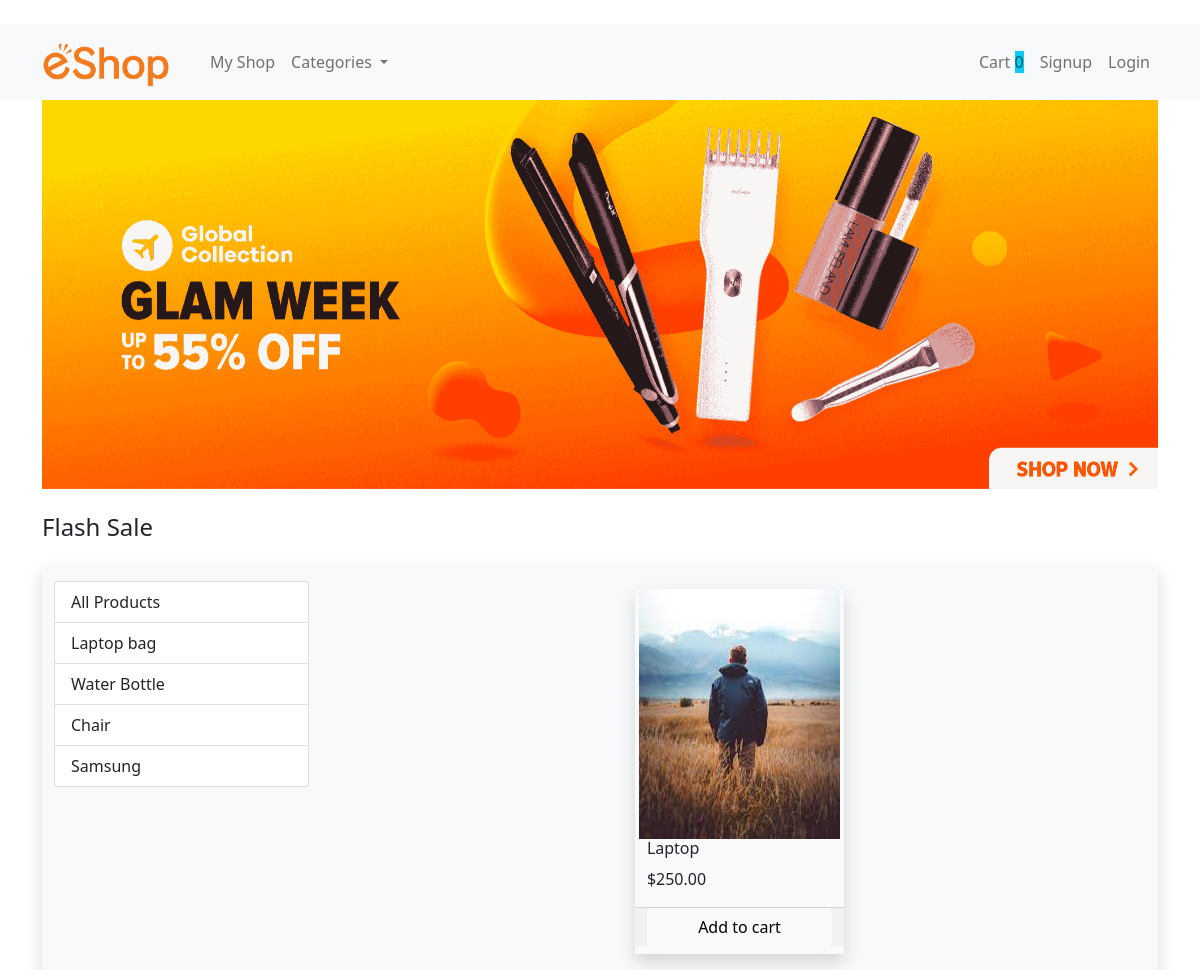
/?category=1, run on the app's committed database.
### store/models.py (models this page shows, shortened)
class Category(models.Model):
    name = models.CharField(max_length=50)
    description = models.CharField(max_length=100)
    image = models.ImageField(upload_to='uploads/category/')
    @staticmethod
    def get_all_categories():
        return Category.objects.all()

class Product(models.Model):
    title = models.CharField(max_length=50)
    description = models.CharField(max_length=100)
    category = models.ForeignKey(Category, related_name='category', on_delete=CASCADE,default=1)
    stock = models.PositiveIntegerField(default=0)
    price = models.DecimalField(default=0.0,max_digits=6,decimal_places=2)
    discount = models.PositiveIntegerField(default=0)
    image = models.ImageField(upload_to='uploads/product/')
    @staticmethod
    def get_products_by_id(category_id):
        if category_id:
            return Product.objects.filter(category=category_id)
        else:
            return Product.get_products()

### store/views.py (the view, shortened to what this page needs)
# urls.py: path('', views.Index.as_view(), name="homepage"),
class Index(View):
    def get(self, request):
        products = None
        categories = Category.get_all_categories()
        categoryid = request.GET.get('category')
        if categoryid:
            products = Product.get_products_by_id(categoryid)
        else:
            products = Product.get_products()
        data = {}
        data['products'] = products
        data['categories'] = categories
        return render(request, 'index.html', data)

### store/templatetags/custom_filter.py (called while the page is built)
@register.filter(name='currency')
def currency(number):
    return "$"+ str(number)

### store/templates/index.html (shortened to what this page needs)
{% extends 'base.html' %}
{% load static %}
{% block content %}
{% load cart %}
{% load custom_filter %}
{% include 'navbar.html' %}
<div class="container">
  <div id="carouselExampleFade" class="carousel slide carousel-fade" interval="100" data-bs-ride="carousel">
    <div class="carousel-inner">
      <div class="carousel-item active">
        <img src="{% static 'images/cs3.png' %}" class="d-block w-100" alt="...">
      </div>
    </div>
  </div>
  <h4 class="my-4">Flash Sale</h4>
  <div class="container bg-light  shadow py-3">
    <div class="row">
      <div class="col-lg-3 mx-auto">
        <div class="list-group">
          <a href="/" class="list-group-item list-group-item-action ">All Products</a>
          {% for category in categories %}
          <a href="/?category={{category.id}}" class="list-group-item list-group-item-action ">{{category.name}}</a>
          {% endfor %}
        </div>
      </div>
      <div id='Products' class="container col-lg-9 mx-auto" >
        <div class="row">
          {% for prd in products %}
          <div class="col-sm-3 m-auto p-0 shadow mt-2 px-1 pb-2 card-pr" id={{prd.id}}>
            <img src="{{prd.image.url}}" height="250px" width="100%" alt="...">
            <div class="px-2">
              <h6 class="card-title">{{prd.title}}</h6>
              <p class="card-text">{{prd.price|currency}}</p>
              <div class="card-footer p-0 row no-gutter">
                {% if prd|is_in_cart:request.session.cart %}
                <div class="row mx-auto">
                  <form action="/#{{prd.id}}" method="post" class="col-3 ">
                    {% csrf_token %}
                    <input hidden type="text" name="product" value="{{prd.id}}">
                    <input hidden type="text" name="minuscart" value="True">
                    <input type="submit" value="-" class="btn btn-block btn-secondary" >
                  </form>
                  <p class="text-center col my-auto">{{prd|cart_quantity:request.session.cart}} in cart</p>
                  <form action="/#{{prd.id}}" method="post" class="col-3 ">
                    {% csrf_token %}
                    <input hidden type="text" name="product" value="{{prd.id}}">
                    <input type="submit" value="+" class="btn btn-block btn-secondary" >
                  </form>
                </div>
                {% else %}
                <form action="/#{{prd.id}}" method="POST" class="btn-block">
                  <input type="submit" class="w-100 btn btn-light btn-secondary" value="Add to cart">
                </form>
                {% endif %}
              </div>
            </div>
          </div>
          {% endfor %}
        </div>
      </div>
    </div>
  </div>
</div>
{% endblock content %}

### store/templates/base.html (style rules this page uses)
body { background-color: white; }

### data on the page
Category: name "Laptop bag"
Category: name "Water Bottle"
Category: name "Chair"
Category: name "Samsung"
Product: image (picture), title "Laptop", price "$250.00"

### other printed values
{{ request.session.cart.keys|length }} "0"
